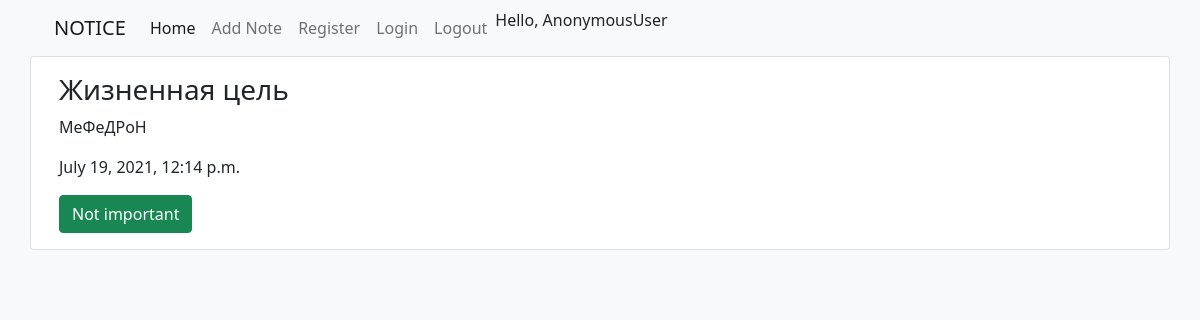
The app's page /5/ with its own data.
### note/models.py (models this page shows, shortened)
class Note(models.Model):
    title = models.CharField(max_length=50, verbose_name="Title")
    text = models.TextField(verbose_name="Text")
    created_at = models.DateTimeField(auto_now_add=True, verbose_name="Дата создания заметки")
    IMP_STATUS = (
        ('v', 'Very important'),
        ('i', 'Important'),
        ('n', 'Not important')
    )
    importance = models.CharField(max_length=1, choices=IMP_STATUS, blank=True,default='n', help_text='Importance')
    class Meta:
        ordering = ['-created_at']

### note/views.py (the view, shortened to what this page needs)
# urls.py: path('<int:pk>/', NoteDetailView.as_view(), name='detail_page'),
class NoteDetailView(DetailView):
    model = Note
    template_name = 'note/detail.html'

### note/templates/note/detail.html (shortened to what this page needs)
{% extends 'base.html' %}
{% block board %}
<div class="card">
  <div class="card-body">
    <h3 class="card-title">{{ object.title }}</h3>
    <p class="card-text">{{ object.text}}</p>
    <p class="card-text">{{ object.created_at}}</p>
    {% if object.importance == "n" %}
    <a class="btn btn-success">Not important</a>
    {% endif %}
  </div>
</div>
{% endblock %}

### templates/base.html (style rules this page uses)
body { background-color: #F8F9FA; }

### records on screen
Note: title "Жизненная цель", text "МеФеДРоН", created_at "July 19, 2021, 12:14 p.m."

### other values on screen
{{ request.user }} "AnonymousUser"
